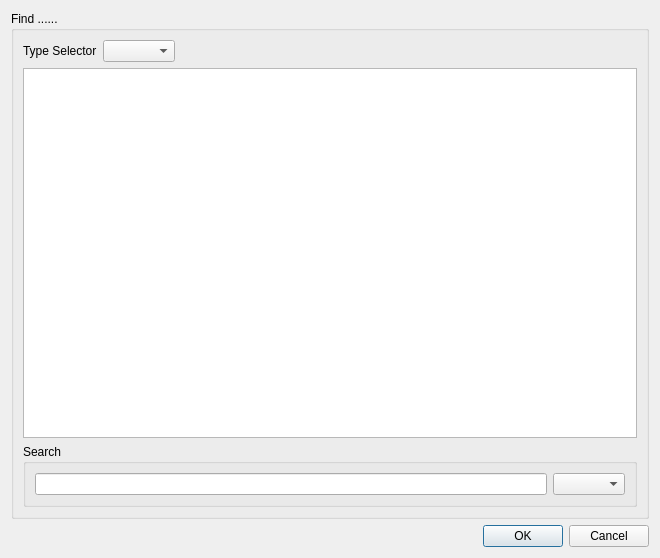
<?xml version="1.0" encoding="UTF-8"?>
<ui version="4.0">
 <class>FindDialog</class>
 <widget class="QDialog" name="FindDialog">
  <property name="geometry">
   <rect>
    <x>0</x>
    <y>0</y>
    <width>660</width>
    <height>558</height>
   </rect>
  </property>
  <property name="windowTitle">
   <string>Dialog</string>
  </property>
  <layout class="QVBoxLayout" name="verticalLayout_2">
   <item>
    <widget class="QGroupBox" name="findGroup">
     <property name="title">
      <string>Find ......</string>
     </property>
     <layout class="QVBoxLayout" name="verticalLayout">
      <item>
       <layout class="QHBoxLayout" name="horizontalLayout_2">
        <item>
         <widget class="QLabel" name="typeLabel">
          <property name="text">
           <string>Type Selector</string>
          </property>
         </widget>
        </item>
        <item>
         <widget class="QComboBox" name="typeCombo"/>
        </item>
        <item>
         <spacer name="horizontalSpacer">
          <property name="orientation">
           <enum>Qt::Horizontal</enum>
          </property>
          <property name="sizeHint" stdset="0">
           <size>
            <width>40</width>
            <height>20</height>
           </size>
          </property>
         </spacer>
        </item>
       </layout>
      </item>
      <item>
       <widget class="QTableView" name="findView"/>
      </item>
      <item>
       <widget class="QGroupBox" name="searchGroup">
        <property name="title">
         <string>Search</string>
        </property>
        <layout class="QHBoxLayout" name="horizontalLayout">
         <item>
          <widget class="QLineEdit" name="searchEdit"/>
         </item>
         <item>
          <widget class="QComboBox" name="searchCombo"/>
         </item>
        </layout>
       </widget>
      </item>
     </layout>
    </widget>
   </item>
   <item>
    <widget class="QDialogButtonBox" name="buttonBox">
     <property name="orientation">
      <enum>Qt::Horizontal</enum>
     </property>
     <property name="standardButtons">
      <set>QDialogButtonBox::Cancel|QDialogButtonBox::Ok</set>
     </property>
    </widget>
   </item>
  </layout>
 </widget>
 <tabstops>
  <tabstop>buttonBox</tabstop>
  <tabstop>findView</tabstop>
  <tabstop>typeCombo</tabstop>
  <tabstop>searchEdit</tabstop>
  <tabstop>searchCombo</tabstop>
 </tabstops>
 <resources/>
 <connections>
  <connection>
   <sender>buttonBox</sender>
   <signal>accepted()</signal>
   <receiver>FindDialog</receiver>
   <slot>accept()</slot>
   <hints>
    <hint type="sourcelabel">
     <x>248</x>
     <y>254</y>
    </hint>
    <hint type="destinationlabel">
     <x>157</x>
     <y>274</y>
    </hint>
   </hints>
  </connection>
  <connection>
   <sender>buttonBox</sender>
   <signal>rejected()</signal>
   <receiver>FindDialog</receiver>
   <slot>reject()</slot>
   <hints>
    <hint type="sourcelabel">
     <x>316</x>
     <y>260</y>
    </hint>
    <hint type="destinationlabel">
     <x>286</x>
     <y>274</y>
    </hint>
   </hints>
  </connection>
 </connections>
</ui>
